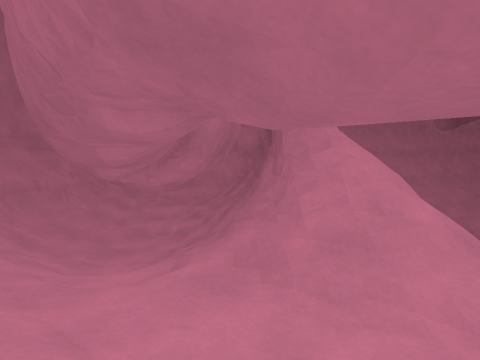
View 1 (above)

12 first-person views from a walk through a Godot game level. The camera is 1.3 m above the floor, tilts 4° down and sees 85° across. The floor is counted in squares, 0.9 m on a side. Each view is taken from the middle of a square. On the plan, view 1 faces up. The plan holds only what a view shows up to about 13 squares ahead; the rest is blank. The place goes on beyond the plan.

View 2
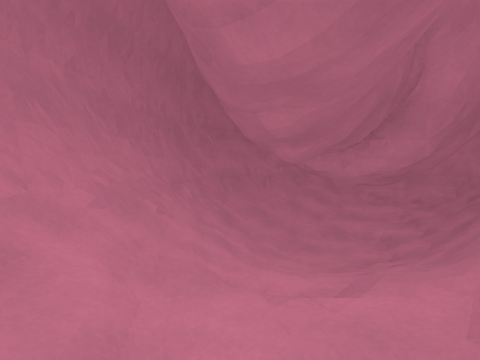

View 3
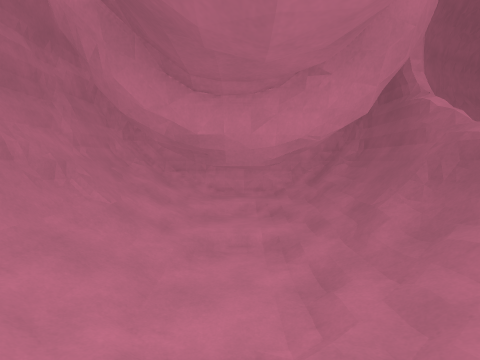

View 4
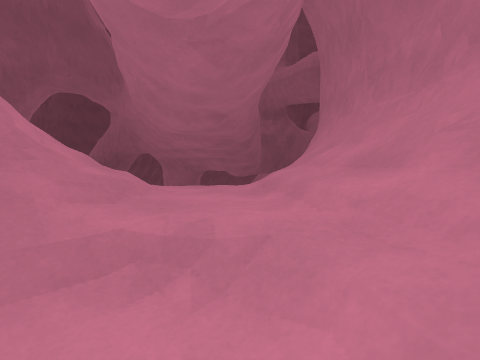

View 5
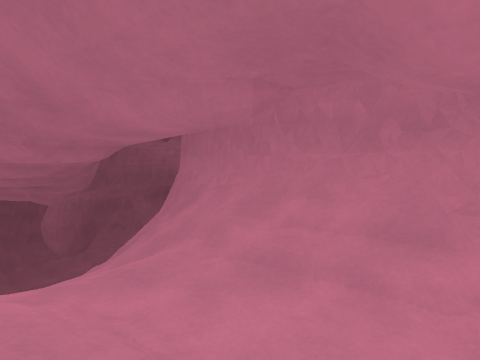

View 6
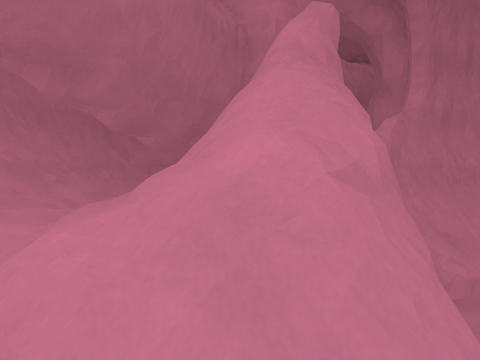

View 7
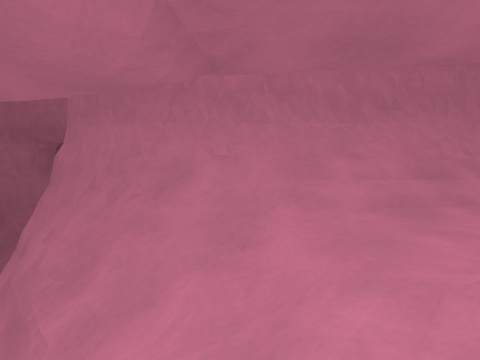

View 8
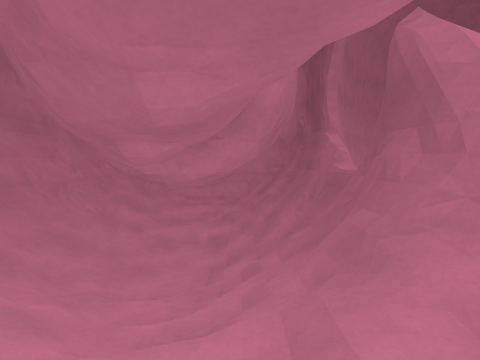

View 9
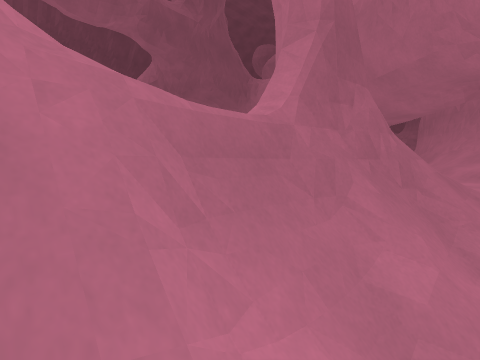

View 10
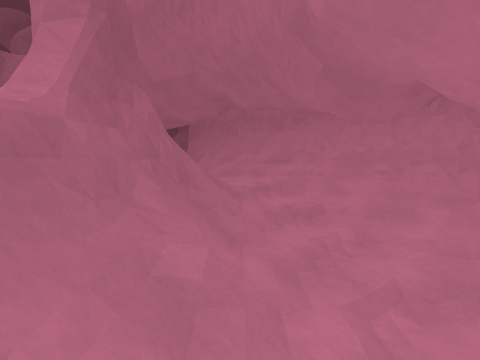

View 11
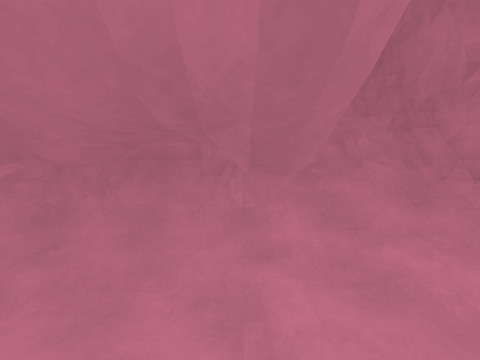

View 12
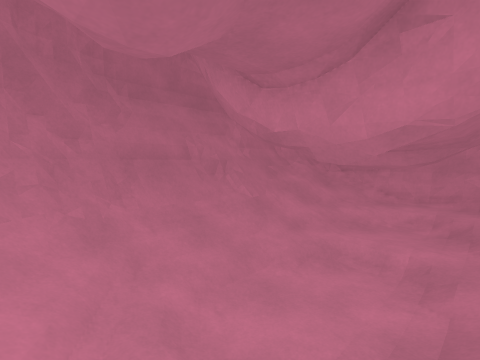

### Floor plan
Key: @ floor where view 1 was taken; # wall or solid block; . main floor; - floor 0.25 m lower than the main floor; _ floor 0.75 m lower than the main floor; < floor 1 m lower than the main floor; ( floor 1.5 m lower than the main floor; ! floor 2 m lower than the main floor; / step, stairs or slope; = window, fence, low wall or low ledge; ^ raised ledge; v drop or lower ground; O other object.
Columns run from 9 left of view 1 to 5 right of it. Each row starts with its distance up from view 1.
 19  ##########
 18 ##///_///=#  #
 17 # //_<_//##  #
 16 #O///<////# ##v
 15 #O//<<<///###vv
 14 #O//<<<///###vv
 13 #////!////=#vvv
 12 #///(!(///==vvv
 11 #///!!!///^^ v
 10 #///!!(//#==
  9 #=///(///=##
  8 #=///<<//=#v#
  7 ##=//////##v=v
  6  #=O//////===/v
  5  ##=//--///=//v
  4   ##//..../////
  3   ##=///...////
  2    v#=///...//
  1     v==///.///
  0      v#//@////
 -1       v#=/////v
 -2        v##////v
 -3         v##=//v
 -4           v==/v
 -5            v=#v
 -6             #=v
 -7             v=v

Where each view was taken, in squares from view 1:
view 1: 0 up, 0 right, facing up
view 2: 2 up, 0 right, facing up-left
view 3: 6 up, 4 left, facing up
view 4: 6 up, 4 left, facing down-right
view 5: 6 up, 0 right, facing down
view 6: 3 up, 5 right, facing up-left
view 7: 3 up, 5 right, facing down-left
view 8: 3 up, 2 left, facing up
view 9: 13 up, 1 left, facing down-right
view 10: 13 up, 1 left, facing down
view 11: 13 up, 1 left, facing left
view 12: 7 up, 2 left, facing up-left
